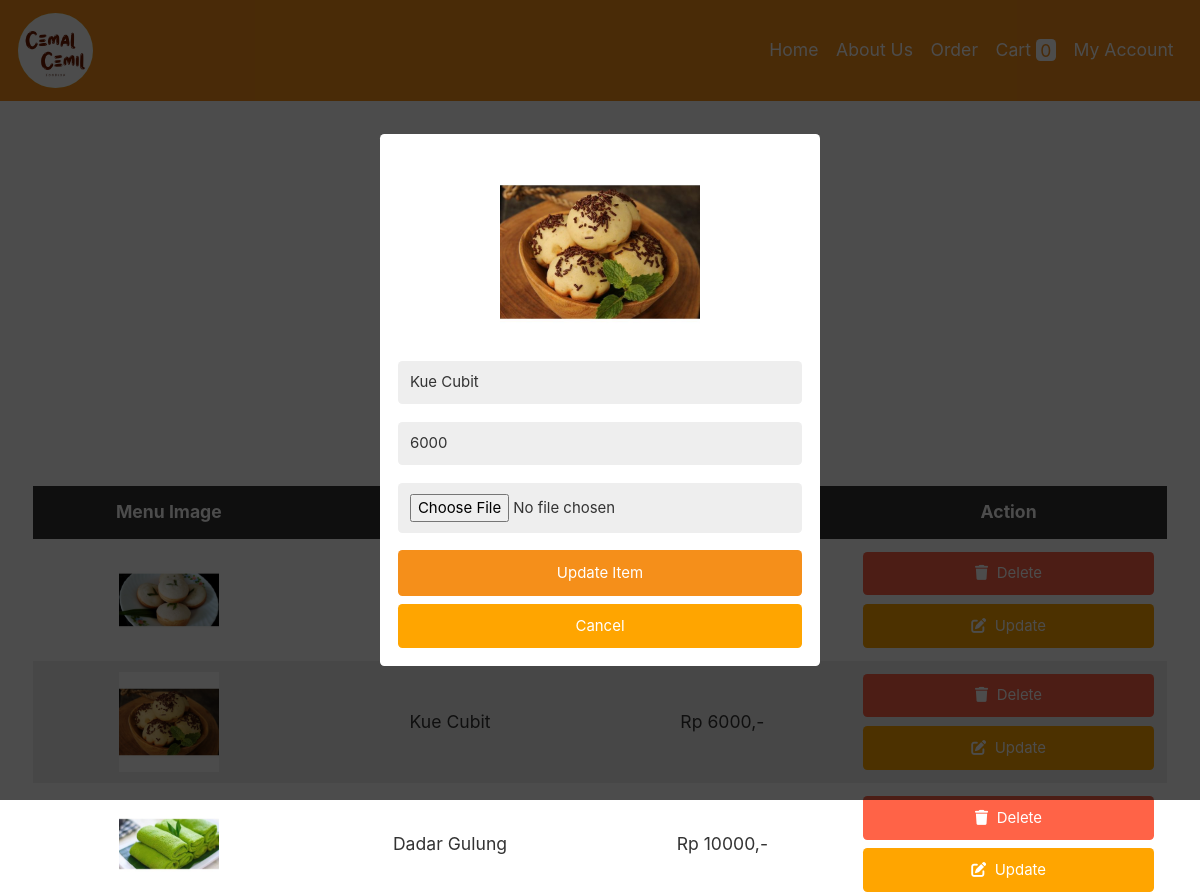
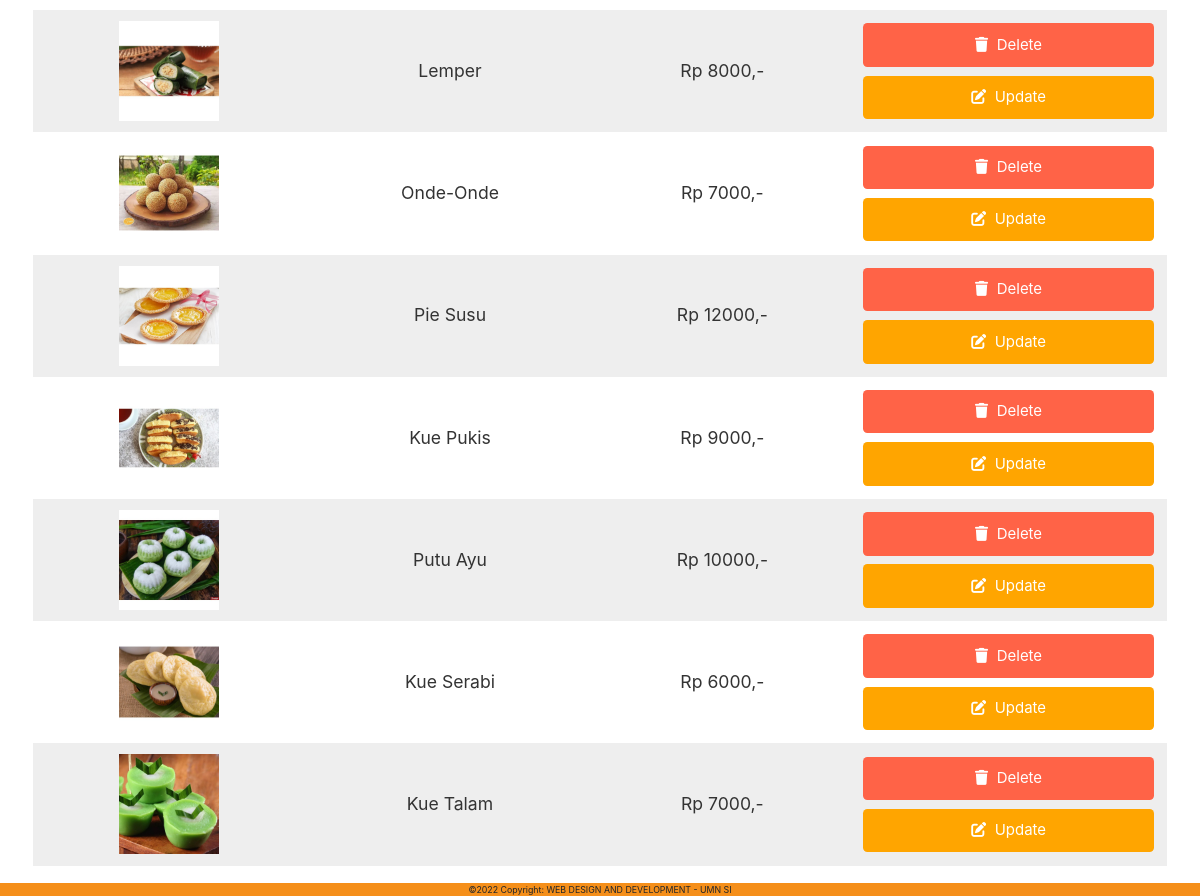
The app's page /Script_CemalCemil/admin.php?edit=2 with its own data (2 pictures, top to bottom).
### tables this page shows
CREATE TABLE `products` (
  `id` int(255) NOT NULL,
  `name` varchar(255) NOT NULL,
  `price` varchar(255) NOT NULL,
  `image` varchar(255) NOT NULL
);

### Script_CemalCemil/admin.php (the view, shortened to what this page needs)
<!DOCTYPE html>
<html lang="en">
<head>
   <link rel="stylesheet" href="https://cdn.jsdelivr.net/npm/bootstrap@4.1.3/dist/css/bootstrap.min.css">
   <link rel="stylesheet" type="text/css" href="css/bootstrap.min.css">
   <link rel="stylesheet" href="https://cdnjs.cloudflare.com/ajax/libs/font-awesome/6.0.0/css/all.min.css">
   <link rel="stylesheet" href="css/OrderStyle.css">
</head>
<body>
<?php include 'header.php'; ?>
<div class="container">
<section>
<form action="" method="post" class="add-product-form" enctype="multipart/form-data">
   <h3>Tambah menu</h3>
</form>
</section>
<section class="display-product-table">
   <table>
      <thead>
         <th>menu image</th>
         <th>menu name</th>
         <th>menu price</th>
         <th>action</th>
      </thead>
      <tbody>
         <?php
            $select_products = mysqli_query($conn, "SELECT * FROM `products`");
            if(mysqli_num_rows($select_products) > 0){
               while($row = mysqli_fetch_assoc($select_products)){
         ?>
         <tr>
            <td><img src="uploaded_img/<?php echo $row['image']; ?>" height="100" alt=""></td>
            <td><?php echo $row['name']; ?></td>
            <td>Rp <?php echo $row['price']; ?>,-</td>
            <td>
               <a href="admin.php?delete=<?php echo $row['id']; ?>" class="delete-btn" onclick="return confirm('Anda yakin ingin menghapus item ini?');"> <i class="fas fa-trash"></i> delete </a>
               <a href="admin.php?edit=<?php echo $row['id']; ?>" class="option-btn"> <i class="fas fa-edit"></i> update </a>
            </td>
         </tr>
         <?php
            };
            }else{
               echo "<div class='empty'>Tidak ada item yang ditambahkan</div>";
            };
         ?>
      </tbody>
   </table>
</section>
<section class="edit-form-container">
   <?php
   if(isset($_GET['edit'])){
      $edit_id = $_GET['edit'];
      $edit_query = mysqli_query($conn, "SELECT * FROM `products` WHERE id = $edit_id");
      if(mysqli_num_rows($edit_query) > 0){
         while($fetch_edit = mysqli_fetch_assoc($edit_query)){
   ?>
   <form action="" method="post" enctype="multipart/form-data">
      <img src="uploaded_img/<?php echo $fetch_edit['image']; ?>" height="200" alt="">
      <input type="text" class="box" required name="update_p_name" value="<?php echo $fetch_edit['name']; ?>">
      <input type="number" min="0" class="box" required name="update_p_price" value="<?php echo $fetch_edit['price']; ?>">
      <input type="file" class="box" required name="update_p_image" accept="image/png, image/jpg, image/jpeg">
      <input type="submit" value="update item" name="update_product" class="btn">
      <input type="reset" value="cancel" id="close-edit" class="option-btn">
   </form>
   <?php
            };
         };
      };
   ?>
</section>
</div>
<?php include 'footer.php'; ?>

### Script_CemalCemil/css/OrderStyle.css (style rules this page uses)
:root { --main:rgb(245, 143, 26); --red:tomato; --orange:orange; --black:#333; --white:#fff; --bg-color:#eee; --dark-bg:rgba(0,0,0,.7); --box-shadow:0 .5rem 1rem rgba(0,0,0,.1); --border:.1rem solid #999; }
* { margin:0; padding:0; box-sizing: border-box; outline: none; border:none; text-decoration: none; text-transform: capitalize; }
html { font-size: 55%; overflow-x: hidden; }
.container { max-width: 1200px; margin:0 auto; }
section { padding:2rem; }
.btn, .option-btn, .delete-btn { display: block; width: 100%; text-align: center; background-color: var(--main); color:var(--white); font-size: 1.7rem; padding:1.2rem 3rem; border-radius: .5rem; cursor: pointer; margin-top: 1rem; }
.option-btn i, .delete-btn i { padding-right: .5rem; }
.option-btn { background-color: var(--orange); }
.delete-btn { margin-top: 0; background-color: var(--red); }
.add-product-form { max-width: 50rem; background-color: var(--bg-color); border-radius: .5rem; padding:2rem; margin:0 auto; margin-top: 2rem; }
.add-product-form h3 { font-size: 2.5rem; margin-bottom: 1rem; color:var(--black); text-transform: uppercase; text-align: center; }
.display-product-table table { width: 100%; text-align: center; }
.display-product-table table thead th { padding:1.5rem; font-size: 2rem; background-color: var(--black); color:var(--white); }
.display-product-table table td { padding:1.5rem; font-size: 2rem; color:var(--black); }
.display-product-table table td:first-child { padding:0; }
.display-product-table table tr:nth-child(even) { background-color: var(--bg-color); }
.edit-form-container { position: fixed; top:0; left:0; z-index: 1100; background-color: var(--dark-bg); padding:2rem; display: none; align-items: center; justify-content: center; min-height: 100vh; width: 100%; }
.edit-form-container form { width: 50rem; border-radius: .5rem; background-color: var(--white); text-align: center; padding:2rem; }
.edit-form-container form .box { width: 100%; background-color: var(--bg-color); border-radius: .5rem; margin:1rem 0; font-size: 1.7rem; color:var(--black); padding:1.2rem 1.4rem; text-transform: none; }

### records on screen
products: image (picture)
products: image (picture), name "Kue Cubit", price "6000", update_p_name "Kue Cubit", update_p_price "6000"
products: image (picture), name "Dadar Gulung", price "10000"
products: image (picture), name "Lemper", price "8000"
products: image (picture), name "Onde-Onde", price "7000"
products: image (picture), name "Pie Susu", price "12000"
products: image (picture), name "Kue Pukis", price "9000"
products: image (picture), name "Putu Ayu", price "10000"
products: image (picture), name "Kue Serabi", price "6000"
products: image (picture), name "Kue Talam", price "7000"

### other values on screen
$row_count "0"
